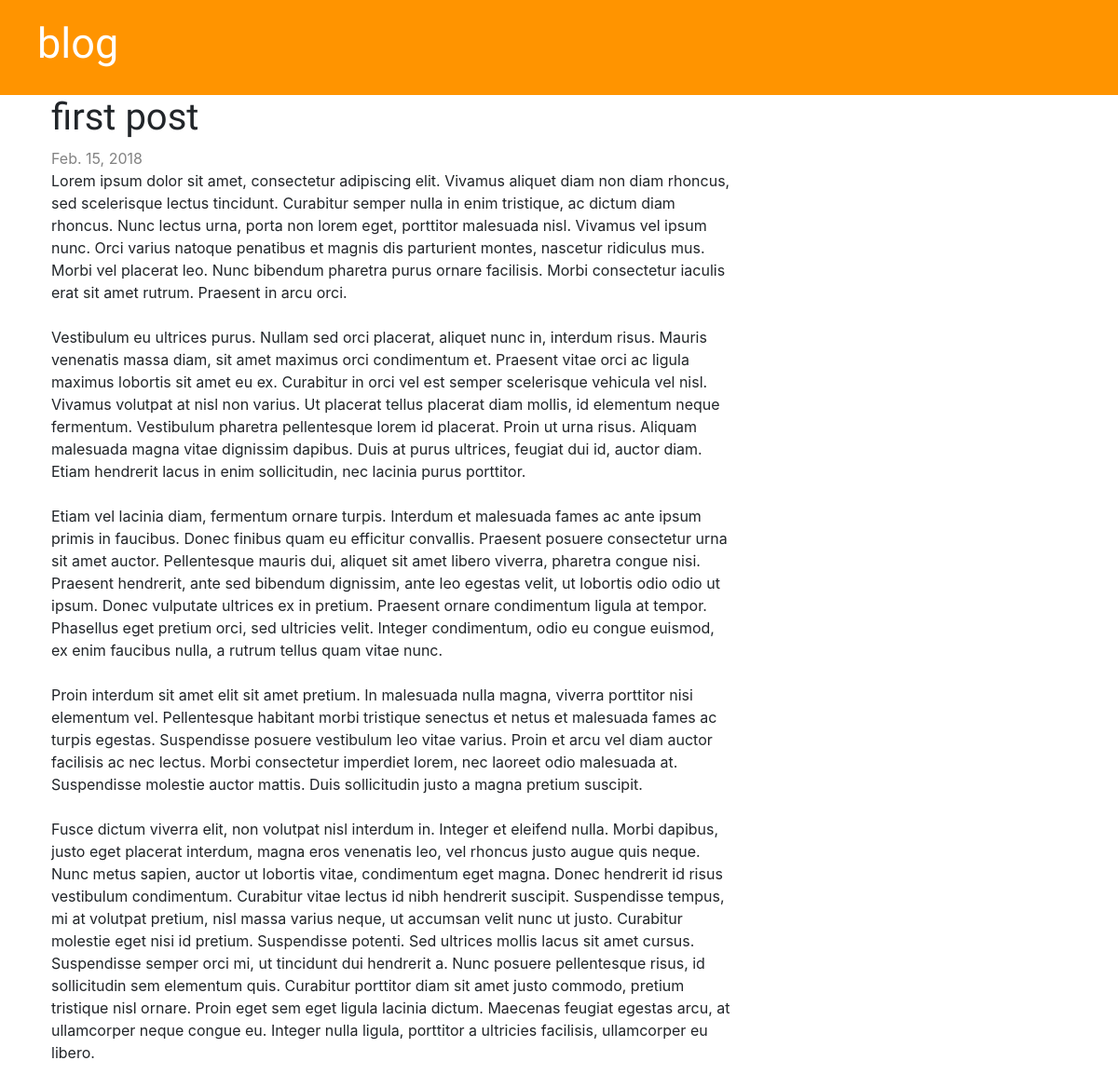
The app's page /post/2/ with its own data.
### posts/models.py (models this page shows, shortened)
class Post(models.Model):
    author = models.ForeignKey('auth.User', on_delete=models.CASCADE)
    title = models.CharField(max_length=255)
    body = models.TextField()
    date_created = models.DateField(default=timezone.now)
    date_pub = models.DateField(blank=True, null=True)
    date_mod = models.DateField(blank=True, null=True)

### posts/views.py (the view)
# urls.py: re_path('post/(?P<pk>\d+)/$', views.post_detail, name='post_detail'),
def post_detail(request, pk):
    post = get_object_or_404(Post, pk=pk)
    return render(request, 'posts/post_detail.html', {'post': post})

### posts/templates/posts/post_detail.html (shortened to what this page needs)
{% extends 'posts/base.html' %}
{% block content %}
  <div class="post">
    <h1>{{ post.title }}</h1>
    {% if post.date_pub %}
      <div class="date">
        {{ post.date_pub }}
      </div>
    {% endif %}
    <p>{{ post.body|linebreaksbr }}</p>
  </div>
{% endblock %}

### posts/static/css/style.css (style rules this page uses)
h1, h2, h3, h4 { font-family: "Lobster", cursive; }
.date, .author { color: #828282; }
.post { margin-bottom: 70px; }

### records on screen
Post: title "first post", date_pub "Feb. 15, 2018", body "Lorem ipsum dolor sit amet, consectetur adipiscing elit. Vivamus aliquet diam non diam rhoncus, sed scelerisque lectus tincidunt. Curabitur semper nulla in enim tristique, ac dictum diam rhoncus. Nunc lectus urna, porta non lorem eget, porttitor malesuada nisl. Vivamus vel ipsum nunc. Orci varius natoque penatibus et magnis dis parturient montes, nascetur ridiculus mus. Morbi vel placerat leo. Nunc bibendum pharetra purus ornare facilisis. Morbi consectetur iaculis erat sit amet rutrum. Praesent in arcu orci. Vestibulum eu ultrices purus. Nullam sed orci placerat, aliquet nunc in, interdum risus. Mauris venenatis massa diam, sit amet maximus orci condimentum et. Praesent vitae orci ac…"
